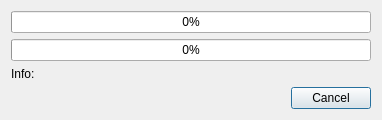
<?xml version="1.0" encoding="UTF-8"?>
<ui version="4.0">
 <class>ProgressDlg</class>
 <widget class="QDialog" name="ProgressDlg">
  <property name="geometry">
   <rect>
    <x>0</x>
    <y>0</y>
    <width>382</width>
    <height>97</height>
   </rect>
  </property>
  <property name="windowTitle">
   <string>Dialog</string>
  </property>
  <layout class="QVBoxLayout" name="verticalLayout">
   <item>
    <widget class="QProgressBar" name="progressBarCopy">
     <property name="value">
      <number>0</number>
     </property>
    </widget>
   </item>
   <item>
    <widget class="QProgressBar" name="progressBar">
     <property name="value">
      <number>0</number>
     </property>
    </widget>
   </item>
   <item>
    <widget class="QLabel" name="labelInfo">
     <property name="text">
      <string>Info:</string>
     </property>
     <property name="wordWrap">
      <bool>true</bool>
     </property>
    </widget>
   </item>
   <item>
    <spacer name="verticalSpacer">
     <property name="orientation">
      <enum>Qt::Vertical</enum>
     </property>
     <property name="sizeHint" stdset="0">
      <size>
       <width>20</width>
       <height>11</height>
      </size>
     </property>
    </spacer>
   </item>
   <item>
    <widget class="QDialogButtonBox" name="buttonBox">
     <property name="orientation">
      <enum>Qt::Horizontal</enum>
     </property>
     <property name="standardButtons">
      <set>QDialogButtonBox::Cancel</set>
     </property>
    </widget>
   </item>
  </layout>
 </widget>
 <resources/>
 <connections>
  <connection>
   <sender>buttonBox</sender>
   <signal>accepted()</signal>
   <receiver>ProgressDlg</receiver>
   <slot>accept()</slot>
   <hints>
    <hint type="sourcelabel">
     <x>248</x>
     <y>254</y>
    </hint>
    <hint type="destinationlabel">
     <x>157</x>
     <y>274</y>
    </hint>
   </hints>
  </connection>
  <connection>
   <sender>buttonBox</sender>
   <signal>rejected()</signal>
   <receiver>ProgressDlg</receiver>
   <slot>reject()</slot>
   <hints>
    <hint type="sourcelabel">
     <x>316</x>
     <y>260</y>
    </hint>
    <hint type="destinationlabel">
     <x>286</x>
     <y>274</y>
    </hint>
   </hints>
  </connection>
 </connections>
</ui>
